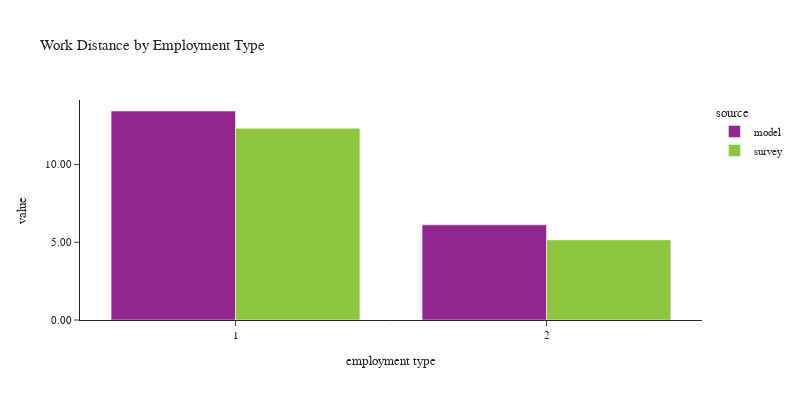

Write notebook code for a chart like this one.
### Code cell
plot_work_location(df_workers, 'pwtyp', 'Employment Type', 'employment type')

### Figure 1 — Plotly figure (JSON) as saved in the notebook; plotly's stock layout.template omitted (floating-point values rounded to 4 significant figures)
{"data": [{"alignmentgroup": "True", "customdata": [[175673], [41250]], "hovertemplate": "source=model<br>pwtyp=%{x}<br>value=%{y}<br>sample count=%{customdata[0]}<extra></extra>", "legendgroup": "model", "marker": {"color": "#91268F", "pattern": {"shape": ""}}, "name": "model", "offsetgroup": "model", "orientation": "v", "showlegend": true, "textposition": "auto", "type": "bar", "x": [1, 2], "xaxis": "x", "y": [13.45, 6.124], "yaxis": "y"}, {"alignmentgroup": "True", "customdata": [[1371], [221]], "hovertemplate": "source=survey<br>pwtyp=%{x}<br>value=%{y}<br>sample count=%{customdata[0]}<extra></extra>", "legendgroup": "survey", "marker": {"color": "#8CC63E", "pattern": {"shape": ""}}, "name": "survey", "offsetgroup": "survey", "orientation": "v", "showlegend": true, "textposition": "auto", "type": "bar", "x": [1, 2], "xaxis": "x", "y": [12.33, 5.155], "yaxis": "y"}], "layout": {"barmode": "group", "font": {"size": 11}, "height": 400, "legend": {"title": {"text": "source"}, "tracegroupgap": 0}, "title": {"text": "Work Distance by Employment Type"}, "width": 800, "xaxis": {"anchor": "y", "domain": [0.0, 1.0], "title": {"text": "employment type"}}, "yaxis": {"anchor": "x", "domain": [0.0, 1.0], "tickformat": ".2f", "title": {"text": "value"}}}}
